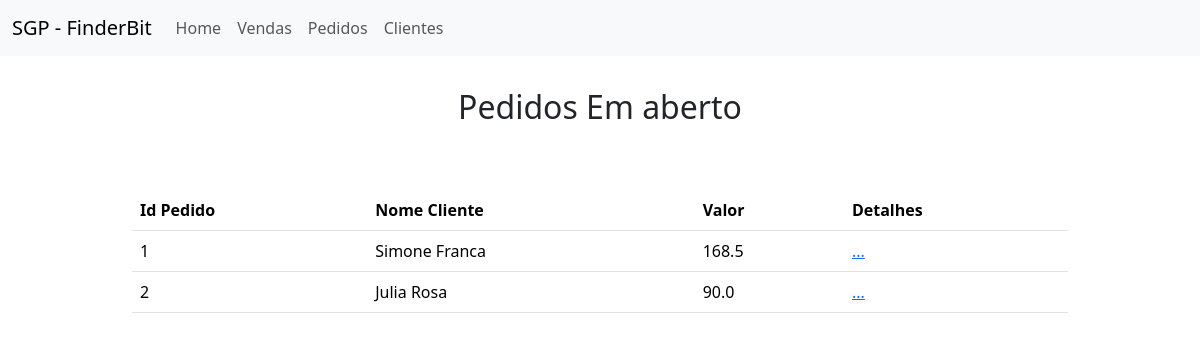
The app's page /vendas, older data.
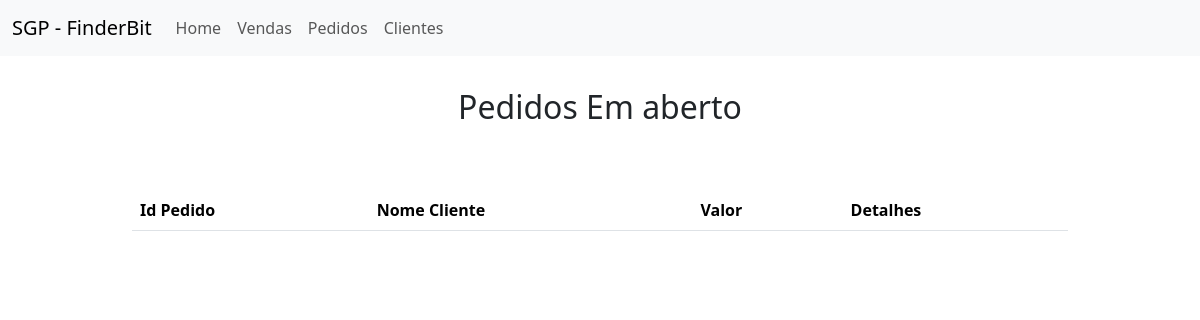
The same page, newer data.
### app_vendas/models.py (models this page shows)
class Pedido(models.Model):
    id = models.AutoField(primary_key=True)
    client = models.TextField(max_length=255)
    value = models.FloatField()

### app_vendas/views.py (the view)
# urls.py: path("vendas",views.index,name="app_vendas"),
def index(request):
    pedidos = models.Pedido.objects.all().values()
    context = {
        "pedidos":pedidos,
        "title_page":"Pagina de Vendas"
    }
    return render(request,"vendas/index.html", context=context)

### templates/vendas/index.html (shortened to what this page needs)
{% include "partial/head.html" %}
<body>
    {% include "partial/navbar.html" %}
    <div class="container-fluid" style="max-width: 80%;">
        <h2 style="text-align: center; margin: 32px 0px 64px 0px;">Pedidos Em aberto</h2>
        <table class="table">
            <thead>
                <tr>
                    <th scope="col">Id Pedido</th>
                    <th scope="col">Nome Cliente</th>
                    <th scope="col">Valor</th>
                    <th scope="col">Detalhes</th>
                </tr>
            </thead>
            <tbody>
                {% for pedido in pedidos %}
                <tr>
                    {% for data in pedido.values %}
                        <td>{{data}}</td>
                    {% endfor %}
                    <td><a href="{% url 'page_pedido' pedido.id %}">...</a></td>
                </tr>
                {% endfor %}
            </tbody>
        </table>
    </div>
</body>
</html>

### templates/partial/head.html (shortened to what this page needs)
<!DOCTYPE html>
<html lang="pt-br">
<head>
    <link href="https://cdn.jsdelivr.net/npm/bootstrap@5.3.3/dist/css/bootstrap.min.css" rel="stylesheet">
</head>

### templates/partial/navbar.html (shortened to what this page needs)
<nav class="navbar navbar-expand-lg bg-body-tertiary">
    <div class="container-fluid">
        <a class="navbar-brand" href="#">SGP - FinderBit</a>
        <div class="collapse navbar-collapse" id="navbarNav">
            <ul class="navbar-nav">
                <li class="nav-item">
                    <a class="nav-link " href="/">Home</a>
                </li>
                <li class="nav-item">
                    <a class="nav-link" href="/vendas">Vendas</a>
                </li>
                <li class="nav-item">
                    <a class="nav-link" href="#">Pedidos</a>
                </li>
                <li class="nav-item">
                    <a class="nav-link" href="/clientes">Clientes</a>
                </li>
            </ul>
        </div>
    </div>
</nav>

Row changes from the older to the newer data that the page shows:
removed Pedido: values "1" "Simone Franca" "168.5"
removed Pedido: values "2" "Julia Rosa" "90.0"
